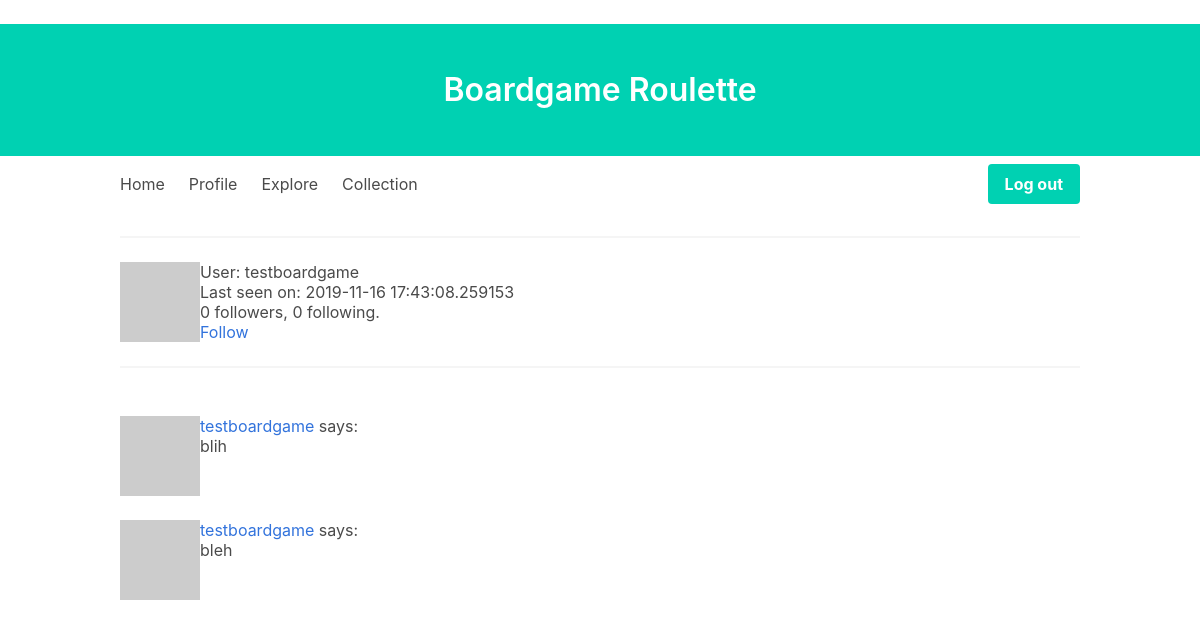
The app's page /user/testboardgame (signed in) with its own data.
### app/models.py (models this page shows, shortened)
class User(UserMixin, db.Model):
    id = db.Column(db.Integer, primary_key=True)
    username = db.Column(db.String(64), index=True, unique=True)
    email = db.Column(db.String(120), index=True, unique=True)
    password_hash = db.Column(db.String(128))
    posts = db.relationship("Post", backref="author", lazy="dynamic")
    about_me = db.Column(db.String(140))
    last_seen = db.Column(db.DateTime, default=datetime.utcnow)
    followed = db.relationship(
        "User",
        secondary=followers,
        primaryjoin=(followers.c.follower_id == id),
        secondaryjoin=(followers.c.followed_id == id),
        backref=db.backref("followers", lazy="dynamic"),
        lazy="dynamic",
    )
    collection = db.relationship("Boardgame", secondary=boardgames, lazy="dynamic")
    def is_following(self, user):
        return self.followed.filter(followers.c.followed_id == user.id).count() > 0
    def avatar(self, size):
        digest = md5(self.email.lower().encode("utf-8")).hexdigest()
        return "https://www.gravatar.com/avatar/{}?d=identicon&s={}".format(
            digest, size
        )

class Post(db.Model):
    id = db.Column(db.Integer, primary_key=True)
    body = db.Column(db.String(140))
    timestamp = db.Column(db.DateTime, index=True, default=datetime.utcnow)
    user_id = db.Column(db.Integer, db.ForeignKey("user.id"))

### app/routes.py (the view)
@app.route("/user/<username>")
@login_required
def user(username):
    user = User.query.filter_by(username=username).first_or_404()
    page = request.args.get("page", 1, type=int)
    posts = user.posts.order_by(Post.timestamp.desc()).paginate(
        page, app.config["POSTS_PER_PAGE"], False
    )
    next_url = (
        url_for("user", username=user.username, page=posts.next_num)
        if posts.has_next
        else None
    )
    prev_url = (
        url_for("user", username=user.username, page=posts.prev_num)
        if posts.has_prev
        else None
    )
    return render_template(
        "user.html", user=user, posts=posts.items, next_url=next_url, prev_url=prev_url
    )

### app/models.py (called while the page is built)
@login.user_loader
def load_user(id):
    return User.query.get(int(id))

### app/routes.py (called while the page is built)
@app.before_request
def before_request():
    if current_user.is_authenticated:
        current_user.last_seen = datetime.utcnow()
        db.session.commit()

### app/templates/user.html (shortened to what this page needs)
﻿{% extends "base.html" %}
{% block content %}
<table>
    <tr valign="top">
        <td><img src="{{ user.avatar(128) }}"></td>
        <td>
            <h1>User: {{ user.username }}</h1>
            {% if user.last_seen %}<p>Last seen on: {{ user.last_seen }}</p>{% endif %}
            <p>{{ user.followers.count() }} followers, {{ user.followed.count() }} following.</p>
            {% if user == current_user %}
            <p><a href="{{ url_for('edit_profile') }}">Edit your profile</a></p>
            {% elif not current_user.is_following(user) %}
            <p><a href="{{ url_for('follow', username=user.username) }}">Follow</a></p>
            {% else %}
            <p><a href="{{ url_for('unfollow', username=user.username) }}">Unfollow</a></p>
            {% endif %}
        </td>
    </tr>
</table>
<hr>
    {% for post in posts %}
        {% include '_post.html' %}
    {% endfor %}
{% endblock %}

### app/templates/_post.html
﻿<table>
    <tr valign="top">
        <td><img src="{{ post.author.avatar(36) }}"></td>
        <td>
            <a href="{{ url_for('user', username=post.author.username) }}">
                {{ post.author.username }}
            </a>
            says:<br>{{ post.body }}
        </td>
    </tr>
</table>

### records on screen
User: username "testboardgame", last_seen "2019-11-16 17:43:08.259153"
Post: author.username "testboardgame", body "blih"
Post: author.username "testboardgame", body "bleh"

### other values on screen
{{ user.followers.count() }} "0"
{{ user.followed.count() }} "0"
